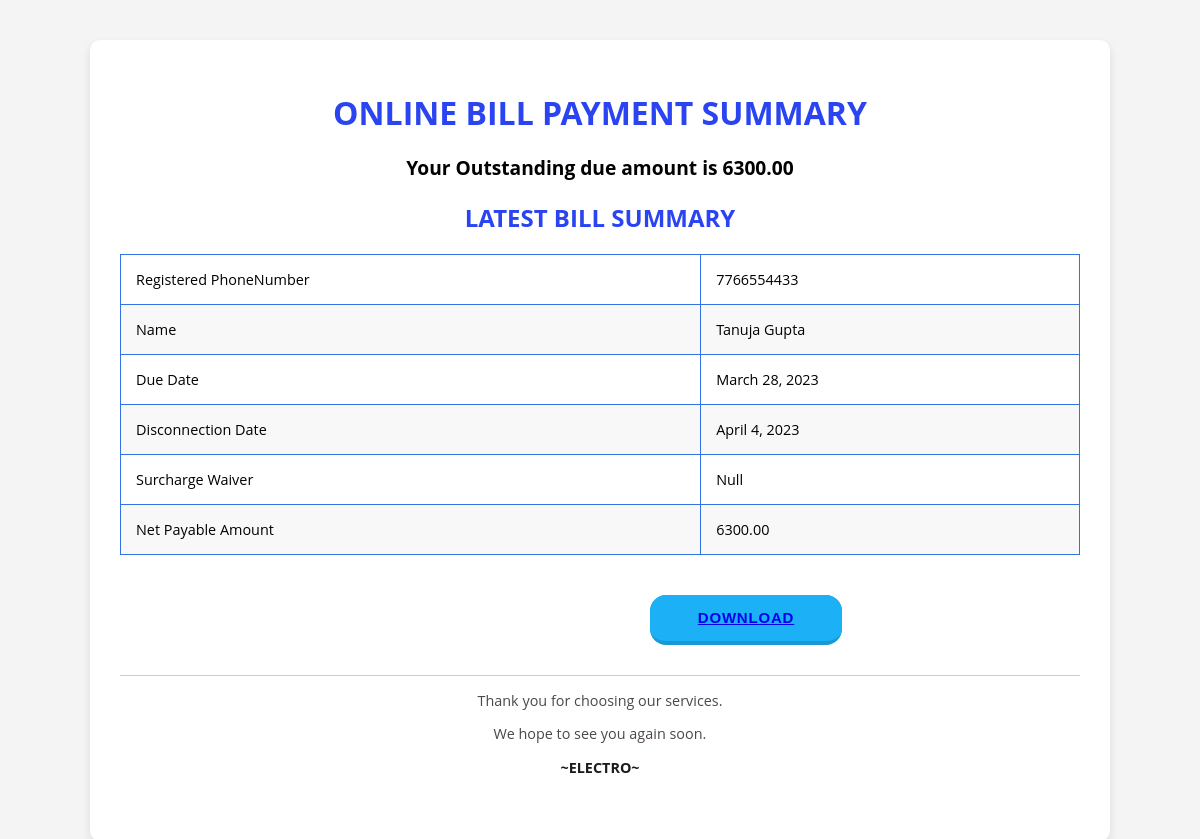
/billinfo/ (signed in), run on the app's committed database.
### electro/models.py (models this page shows)
class Unit(models.Model):
    staff = models.ForeignKey(CustomUser, related_name='added_units', on_delete=models.CASCADE,null=True)
    user= models.ForeignKey(CustomUser, related_name='received_units', on_delete=models.CASCADE,null=True)
    units=models.IntegerField(default=0)
    amount = models.DecimalField(max_digits=10, decimal_places=2,default=0)
    due_date = models.DateField(null=True)
    invoice = models.ForeignKey(Invoice, related_name='units', on_delete=models.SET_NULL, null=True, blank=True)
    status = models.CharField(max_length=10, choices=[('pending', 'Pending'), ('paid', 'Paid'), ('overdue', 'Overdue')],
                              default='pending')
    invoiced = models.BooleanField(default=False)
    disconnection_date = models.DateField(null=True, blank=True)
    objects = models.Manager()

class CustomUser(AbstractUser):
    id = models.AutoField(primary_key=True)
    USER_TYPE_CHOICES = [
        ('user', 'User'),
        ('staff', 'Staff')
        ]
    user_type = models.CharField(max_length=50, choices=USER_TYPE_CHOICES)
    firstname=models.CharField(max_length=255)
    lastname=models.CharField(max_length=255)
    emailid = models.CharField(max_length=255)
    phone_number = models.CharField(max_length=15, unique=True,null=True,blank=True)
    groups = models.ManyToManyField(
        'auth.Group',
        related_name='custom_user_groups',
        blank=True,
        help_text='The groups this user belongs to. A user will get all permissions granted to each of their groups.',
        verbose_name='groups',
    )
    user_permissions = models.ManyToManyField(
        'auth.Permission',
        related_name='custom_user_permissions',
        blank=True,
        help_text='Specific permissions for this user.',
        verbose_name='user permissions',
    )

### electro/views.py (the view)
# urls.py: path('billinfo/',views.billinfo,name='billinfo'),
def billinfo(request):
    user = request.user
    unit_instance = Unit.objects.filter(user=user).latest('due_date')
    user_name = f"{user.first_name} {user.last_name}"
    phone_number = user.phone_number
    due_date = unit_instance.due_date
    amount= unit_instance.amount
    disconnection_due_date = due_date + timedelta(days=7)
    context = {
        'user_name': user_name,
        'phone_number': phone_number,
        'due_date': due_date,
        'disconnection_due_date': disconnection_due_date,
        'amount':amount
    }
    return render(request, "electro/billdetails.html", context)

### templates/electro/billdetails.html (shortened to what this page needs)
{% load static %}
<!DOCTYPE html>
<html lang="en">
<head>
  <link rel="stylesheet" type="text/css" href="{% static 'css/billdetails.css' %}">
</head>
<body>
  <div class="container">
    <h1><b>ONLINE BILL PAYMENT SUMMARY</b></h1>
    <div class="outstanding">
      <p>Your Outstanding due amount is {{amount}}</p>
    </div>
    <div class="latest">
      <h2>LATEST BILL SUMMARY</h2>
      <table>
        <tr>
          <td>Registered PhoneNumber</td>
          <td>{{phone_number}}</td>
        </tr>
        <tr>
          <td>Name</td>
          <td>{{ user_name }}</td>
        </tr>
        <tr>
          <td>Due Date</td>
          <td>{{due_date}}</td>
        </tr>
        <tr>
          <td>Disconnection Date</td>
          <td>{{disconnection_due_date}}</td>
        </tr>
        <tr>
          <td>Surcharge Waiver</td>
          <td>Null</td>
        </tr>
        <tr>
          <td>Net Payable Amount</td>
          <td>{{amount}}</td>
        </tr>
      </table>
<button id="downloadButton" class="button-19" role="button" align="center" style="
            margin-left: 530px">
    <a href="{% url 'download_receipt' %}">Download</a>
</button>
    <div class="footer">
      <p>Thank you for choosing our services.</p>
      <p>We hope to see you again soon.</p>
      <p><strong>~ELECTRO~</strong></p>
    </div>
    </div>
  </div>
</body>
</html>

### static/css/billdetails.css (style rules this page uses)
body { font-family: 'Open Sans', sans-serif; margin: 0; background-color: #f4f4f4; }
.container { width: 80%; margin: 40px auto; background-color: #fff; padding: 30px; border-radius: 10px; box-shadow: 0px 4px 8px rgba(0, 0, 0, 0.1); }
h1, h2 { text-align: center; margin-bottom: 20px; color: #2944f0; }
.outstanding { text-align: center; margin-bottom: 20px; font-size: 1.2em; font-weight: bold; }
table { width: 100%; border-collapse: collapse; margin-bottom: 40px; font-size: 0.9em; }
table td, table th { padding: 15px; border: 1px solid #3173e6; text-align: left; vertical-align: top; vertical-align: middle; }
table tr:nth-child(even) { background-color: #f8f8f8; }
.footer { text-align: center; margin-top: 30px; padding-bottom: 20px; border-top: 1px solid #ccc; font-size: 0.9em; color: #4e4747; }
.footer strong { color: #1c1b1b; }

### data on the page
Unit: amount "6300.00", due_date "March 28, 2023"
CustomUser: phone_number "7766554433"

### other printed values
{{ user_name }} "Tanuja Gupta"
{{ disconnection_due_date }} "April 4, 2023"
